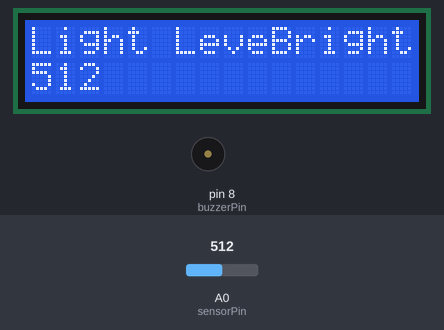
A sketch run on a simulated Arduino Uno, built with avr-gcc and run on an emulated ATmega328P. On the bench: 16×2 character LCD, buzzer (waves = sounding, pin HIGH). The test bench sets the inputs (shaded band); at power-on: A0 (sensorPin) = 512.

Above: at 2.2 s.
2.3 s: A0 (sensorPin) set to 316
At 3.7 s:
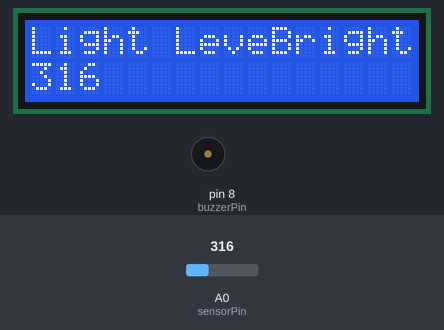
4.1 s: A0 (sensorPin) set to 290
At 5.1 s:
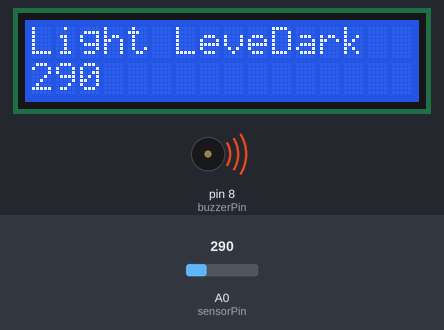
5.7 s: A0 (sensorPin) set to 306
At 6.5 s:
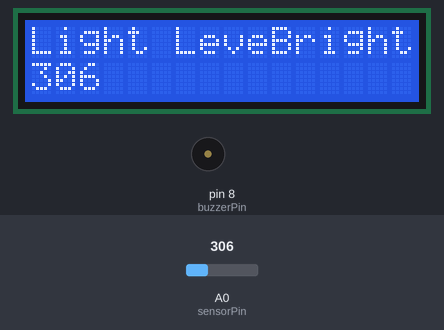
Timing chart, 0 to 8.7 s (numbered marks = the images above; inputs shaded):
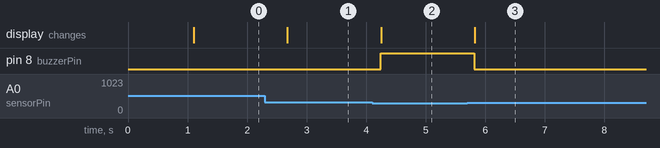

The sketch:

lightshadow.ino
```cpp
#include <Wire.h>
#include <LiquidCrystal_I2C.h>

LiquidCrystal_I2C lcd(0x27, 16, 2); // Change 0x27 to 0x3F if your LCD uses that

int sensorPin = A0;
int sensorValue = 0;
int buzzerPin = 8;
int threshold = 300; // Adjust this value for your light level

void setup() {
  lcd.init();
  lcd.backlight();
  pinMode(buzzerPin, OUTPUT);

  lcd.setCursor(0,0);
  lcd.print("Light Sensor");
  delay(1000);
}

void loop() {
  sensorValue = analogRead(sensorPin);

  lcd.clear();
  lcd.setCursor(0,0);
  lcd.print("Light Level:");
  lcd.setCursor(0,1);
  lcd.print(sensorValue);

  // DARK = low value → buzzer ON
  if(sensorValue < threshold) {
    digitalWrite(buzzerPin, HIGH);  // Buzzer ON
    lcd.setCursor(10,0);
    lcd.print("Dark");
  }
  else {
    digitalWrite(buzzerPin, LOW);   // Buzzer OFF
    lcd.setCursor(10,0);
    lcd.print("Bright");
  }

  delay(500);
}
```

Measured:
- the behaviour switches between 300 and 299 on A0 (sensorPin) (found by bisection; images 1 and 2)
- after the input at 2.3 s, the display: changes after 0.38 s (image 1)
- after the input at 4.1 s, pin 8 (buzzerPin): LOW → HIGH after 0.15 s; the display: changes after 0.15 s (image 2)
- after the input at 5.7 s, pin 8 (buzzerPin): HIGH → LOW after 0.12 s; the display: changes after 0.12 s (image 3)
